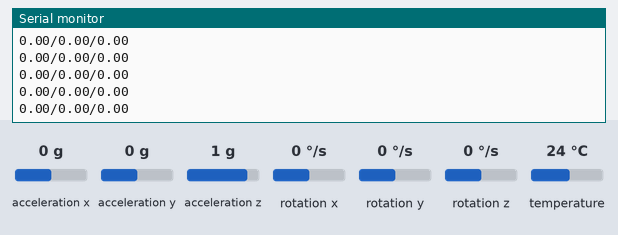
This sketch was run on a simulated Arduino Uno, built with avr-gcc and run on an emulated ATmega328P. Shown: the last lines printed to the serial monitor. Inputs (shaded band) come from the test bench; at power-on: acceleration x 0 g, acceleration y 0 g, rotation x 0 °/s, acceleration z 1 g, rotation y 0 °/s, rotation z 0 °/s, temperature 24 °C.

Above: at 2.2 s.
2.3 s: acceleration x set to -1.4 g
At 2.8 s:
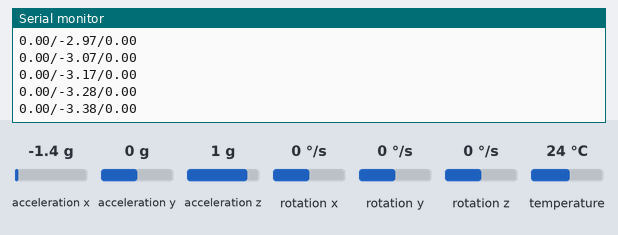
5.3 s: acceleration y set to -1.4 g
At 6.2 s:
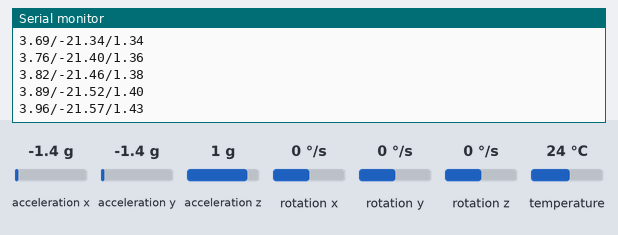
6.8 s: rotation x set to -192 °/s
At 7.7 s:
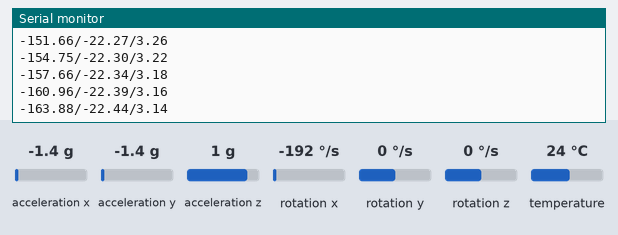
9.8 s: acceleration z set to -1.4 g
At 10.3 s:
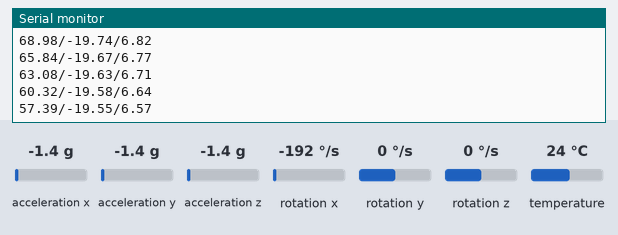
11.3 s: rotation y set to -192 °/s
At 12.2 s:
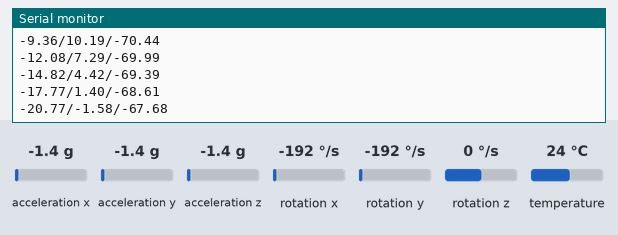
Timing chart, 0 to 13.8 s (numbered marks = the images above; inputs shaded):
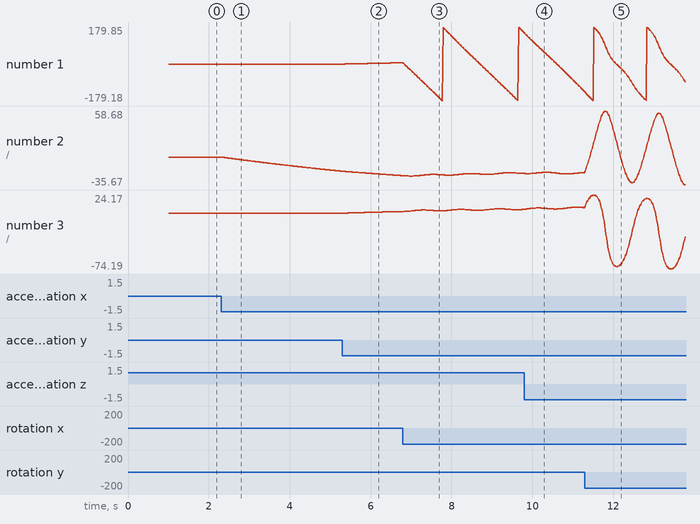

Measured:
- after the input at 2.3 s, the serial monitor: prints a new line at once (image 1)
- plotted number 2: 0 → -18.13 after the input at 2.3 s

The sketch:

arduino_code.ino
```cpp
#include <Adafruit_MPU6050.h>
#include <Adafruit_Sensor.h>
#include <Wire.h>

Adafruit_MPU6050 mpu;

// rotation matrix: body -> world
float R[3][3] = {
  {1.0f, 0.0f, 0.0f},
  {0.0f, 1.0f, 0.0f},
  {0.0f, 0.0f, 1.0f}
};

unsigned long prevTime = 0;

// correction gain for accelerometer feedback
const float Kacc = 0.15f;

// helpers
float dot3(const float a[3], const float b[3]) {
  return a[0]*b[0] + a[1]*b[1] + a[2]*b[2];
}

void cross3(const float a[3], const float b[3], float out[3]) {
  out[0] = a[1]*b[2] - a[2]*b[1];
  out[1] = a[2]*b[0] - a[0]*b[2];
  out[2] = a[0]*b[1] - a[1]*b[0];
}

float norm3(const float v[3]) {
  return sqrt(dot3(v, v));
}

bool normalize3(float v[3]) {
  float n = norm3(v);
  if (n < 1e-6f) return false;
  v[0] /= n;
  v[1] /= n;
  v[2] /= n;
  return true;
}

void matMul33(const float A[3][3], const float B[3][3], float C[3][3]) {
  float tmp[3][3];
  for (int i = 0; i < 3; i++) {
    for (int j = 0; j < 3; j++) {
      tmp[i][j] = 0.0f;
      for (int k = 0; k < 3; k++) {
        tmp[i][j] += A[i][k] * B[k][j];
      }
    }
  }

  for (int i = 0; i < 3; i++) {
    for (int j = 0; j < 3; j++) {
      C[i][j] = tmp[i][j];
    }
  }
}

// Gram-Schmidt orthonormalization
void orthonormalizeR() {
  float x[3] = {R[0][0], R[1][0], R[2][0]};
  float y[3] = {R[0][1], R[1][1], R[2][1]};
  float z[3];

  normalize3(x);

  // y = y - proj_x(y)
  float proj = dot3(x, y);
  y[0] -= proj * x[0];
  y[1] -= proj * x[1];
  y[2] -= proj * x[2];
  normalize3(y);

  // z = x × y
  cross3(x, y, z);
  normalize3(z);

  // write back as columns
  R[0][0] = x[0]; R[1][0] = x[1]; R[2][0] = x[2];
  R[0][1] = y[0]; R[1][1] = y[1]; R[2][1] = y[2];
  R[0][2] = z[0]; R[1][2] = z[1]; R[2][2] = z[2];
}

// convert rotation matrix to roll/pitch/yaw in degrees
void matrixToEuler(float &roll, float &pitch, float &yaw) {
  // body -> world, ZYX convention
  pitch = -asin(R[2][0]);
  roll  = atan2(R[2][1], R[2][2]);
  yaw   = atan2(R[1][0], R[0][0]);

  roll  *= 180.0f / PI;
  pitch *= 180.0f / PI;
  yaw   *= 180.0f / PI;
}

void setup() {
  Serial.begin(19200);
  while (!Serial) {
    delay(10);
  }

  if (!mpu.begin()) {
    while (1) {
      delay(10);
    }
  }

  mpu.setAccelerometerRange(MPU6050_RANGE_2_G);
  mpu.setGyroRange(MPU6050_RANGE_250_DEG);
  mpu.setFilterBandwidth(MPU6050_BAND_44_HZ);

  delay(1000);
  prevTime = millis();
}

void loop() {
  sensors_event_t a, g, temp;
  mpu.getEvent(&a, &g, &temp);

  unsigned long currentTime = millis();
  float dt = (currentTime - prevTime) / 1000.0f;
  prevTime = currentTime;

  if (dt <= 0.0f || dt > 0.1f) {
    dt = 0.01f;
  }

  // measured acceleration vector in body frame
  float a_meas[3] = {
    a.acceleration.x,
    a.acceleration.y,
    a.acceleration.z
  };

  bool accelOK = normalize3(a_meas);

  // gravity in world frame is [0,0,-1]
  float g_pred[3] = {
    -R[0][2],
    -R[1][2],
    -R[2][2]
  };

  // gyro vector in rad/s
  float omega[3] = {
    g.gyro.x,
    g.gyro.y,
    g.gyro.z
  };

  // accelerometer correction using cross product
  if (accelOK) {
    float error[3];
    cross3(a_meas, g_pred, error);

    omega[0] += Kacc * error[0];
    omega[1] += Kacc * error[1];
    omega[2] += Kacc * error[2];
  }

  // skew-symmetric matrix Omega from corrected omega
  float Omega[3][3] = {
    {0.0f,      -omega[2],  omega[1]},
    {omega[2],   0.0f,     -omega[0]},
    {-omega[1],  omega[0],  0.0f}
  };

  // first-order integration: R_{k+1} = R_k (I + Omega dt)
  float dR[3][3] = {
    {1.0f + Omega[0][0]*dt, Omega[0][1]*dt,      Omega[0][2]*dt},
    {Omega[1][0]*dt,        1.0f + Omega[1][1]*dt, Omega[1][2]*dt},
    {Omega[2][0]*dt,        Omega[2][1]*dt,      1.0f + Omega[2][2]*dt}
  };

  matMul33(R, dR, R);
  orthonormalizeR();

  float roll, pitch, yaw;
  matrixToEuler(roll, pitch, yaw);

  // print for Processing
  Serial.print(roll);
  Serial.print("/");
  Serial.print(pitch);
  Serial.print("/");
  Serial.println(yaw);

  delay(10);
}
```
